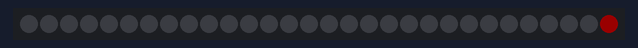
This sketch was run on a simulated Arduino Uno, built with avr-gcc and run on an emulated ATmega328P. On the bench: 30 RGB LEDs in strip order, left to right. Dim RGB values are drawn brighter than linear; random numbers use the default seed unless the sketch sets one.

Above: at 3.76 s.
At 5.28 s:
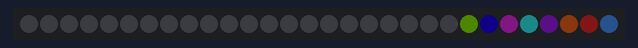
At 7.11 s:
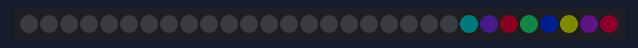
At 10.46 s:
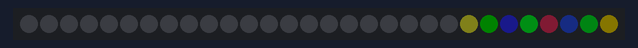
At 20.18 s:
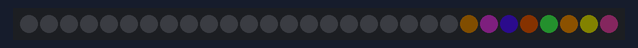
At 36.6 s:
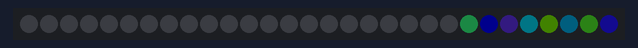

The sketch:

RgbUnicorn.ino
```cpp
#include <FastLED.h>

constexpr int DATA_PIN = 2;
constexpr int NUM_COLORS = 8;
constexpr int NUM_LEDS = 30;
constexpr int BRIGHTNESS = 52;

// The color sequence that we'll be animating.
constexpr uint8_t hues[NUM_COLORS] = {
    HUE_RED,
    HUE_ORANGE,
    HUE_YELLOW,
    HUE_GREEN,
    HUE_AQUA,
    HUE_BLUE,
    HUE_PURPLE,
    HUE_PINK,
};

const CRGB colors[NUM_COLORS + 1] = {
    CHSV(HUE_RED, 255, BRIGHTNESS),
    CHSV(HUE_ORANGE, 255, BRIGHTNESS),
    CHSV(HUE_YELLOW, 255, BRIGHTNESS),
    CHSV(HUE_GREEN, 255, BRIGHTNESS),
    CHSV(HUE_AQUA, 255, BRIGHTNESS),
    CHSV(HUE_BLUE, 255, BRIGHTNESS),
    CHSV(HUE_PURPLE, 255, BRIGHTNESS),
    CHSV(HUE_PINK, 255, BRIGHTNESS),
    CHSV(0, 0, 0),  // Black
};
CRGBArray<NUM_LEDS> leds;


static int random_in_range(const int low=0, const int high=100) {
    const int delta = high - low;
    const int r = rand();
    int value;

    value = r / (RAND_MAX / delta) + low;
    return value;
} // random_in_range()


static void run_up(void) {
    // Move the string of colors upwards.
    for (int dot_offset = 0;dot_offset < NUM_LEDS;dot_offset ++) {
        for (int dot = 0; dot < NUM_LEDS; dot ++) {
            CRGB color;
            if (dot < dot_offset) {
                color = CRGB::Black;
            } else if (dot >= dot_offset + NUM_COLORS) {
                color = CRGB::Black;
            } else {
                color = CHSV(hues[dot - dot_offset], 255, BRIGHTNESS + dot_offset);
            }
            leds[dot] = color;
        } // for dot
        FastLED.show();
        delay(random_in_range(75, 200));
    } // for dot_offset
} // run_up()


static void fall_down(void) {
    // Now the colors fall back down.
    for (int dot_offset = NUM_LEDS;dot_offset >= 0;dot_offset --) {
        for (int dot = 0; dot < NUM_LEDS; dot ++) {
            CRGB color;
            if (dot < dot_offset) {
                color = CRGB::Black;
            } else if (dot >= dot_offset + NUM_COLORS) {
                color = CRGB::Black;
            } else {
                color = colors[dot - dot_offset];
            }
            leds[dot] = color;
        } // for dot
        FastLED.show();
        delay(random_in_range(5, 25));
    } // for dot_offset
} // fall_down()


static void fade_off(void) {
    // Fade all off.
    for (int i = 16;i > 0;i --) {
        leds.fadeToBlackBy(16);
        FastLED.show();
        delay(random_in_range(10, 20));
    }
} // fade_off()


static void sparkle(void) {
    for (int i = 0;i < 1000;i ++) {
        int led_index = random_in_range(NUM_LEDS - 8, NUM_LEDS);
        CRGB color = CHSV(random_in_range(0, 255),
                          random_in_range(128, 255),
                          random_in_range(BRIGHTNESS - 16, BRIGHTNESS + 16));

        leds[led_index] = color;
        FastLED.show();
        delay(5);
    } // for i
} // sparkle()


void setup() {
  // put your setup code here, to run once:
  FastLED.addLeds<NEOPIXEL, DATA_PIN>(leds, NUM_LEDS);
} // setup()

void loop() {
    // put your main code here, to run repeatedly:
    run_up();

    sparkle();

    fall_down();

    fade_off();

    delay(random_in_range(500, 2500));
} // loop()
```
